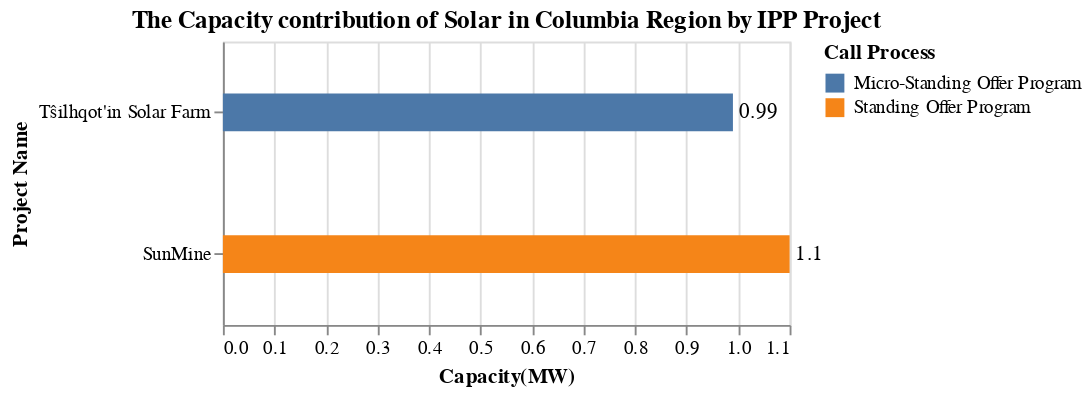

The cell this chart's notebook holds for it:
### Code cell
title = alt.TitleParams('The Capacity contribution of Solar in Columbia Region by IPP Project')

capacity_IPP = alt.Chart(data_CR, title = title).mark_bar(height = 20).encode(
                    alt.Y('Project_name', title='Project Name',sort='x'),
                    alt.X('sum(Capacity(MW))', title='Capacity(MW)'),
                    alt.Color('Call_process', title = 'Call Process')).properties(height=150, width=300)
cap_CR_Loc_chart = capacity_IPP + capacity_IPP.mark_text(
    color = 'black', align='left', dx = 3).encode(text='sum(Capacity(MW))',color=alt.value('black'))
cap_CR_Loc_chart

### Figure 1 — Vega-Lite specification as saved in the notebook (floating-point values rounded to 4 significant figures)
{"config": {"view": {"continuousWidth": 300, "continuousHeight": 300}}, "layer": [{"mark": {"type": "bar", "height": 20}, "encoding": {"color": {"field": "Call_process", "title": "Call Process", "type": "nominal"}, "x": {"aggregate": "sum", "field": "Capacity(MW)", "title": "Capacity(MW)", "type": "quantitative"}, "y": {"field": "Project_name", "sort": "x", "title": "Project Name", "type": "nominal"}}, "title": {"text": "The Capacity contribution of Solar in Columbia Region by IPP Project"}}, {"mark": {"type": "text", "align": "left", "color": "black", "dx": 3}, "encoding": {"color": {"value": "black"}, "text": {"aggregate": "sum", "field": "Capacity(MW)", "type": "quantitative"}, "x": {"aggregate": "sum", "field": "Capacity(MW)", "title": "Capacity(MW)", "type": "quantitative"}, "y": {"field": "Project_name", "sort": "x", "title": "Project Name", "type": "nominal"}}, "title": {"text": "The Capacity contribution of Solar in Columbia Region by IPP Project"}}], "data": {"name": "data-0bde7b073c32dae1f814102009b3afcb"}, "height": 150, "width": 300, "$schema": "https://vega.github.io/schema/vega-lite/v5.20.1.json", "datasets": {"data-0bde7b073c32dae1f814102009b3afcb": [{"Sub_region": "East Kootenay", "Project_name": "Tŝilhqot'in Solar Farm", "IPP_seller": "Dandzen Development Limited Partnership", "Location": "Hanceville", "Type": "Solar", "Year": "2016", "Call_process": "Micro-Standing Offer Program", "Capacity(MW)": 0.99, "Energy(GWh/yr)": 1.8, "Region": "Columbia Region"}, {"Sub_region": "East Kootenay", "Project_name": "SunMine", "IPP_seller": "Teck Resources Limited", "Location": "Kimberley", "Type": "Solar", "Year": "2010", "Call_process": "Standing Offer Program", "Capacity(MW)": 1.1, "Energy(GWh/yr)": 2.1, "Region": "Columbia Region"}]}}
